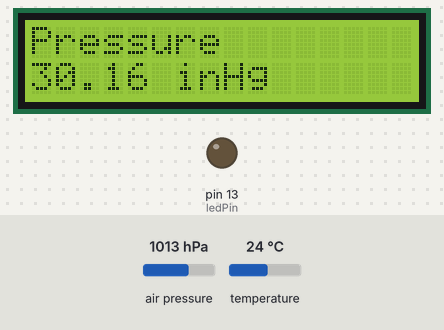
Bench run of a sketch on a simulated Arduino Uno, built with avr-gcc and run on an emulated ATmega328P. On the bench: 16×2 character LCD, output pins drawn as LEDs (lit = HIGH). The inputs (shaded band) are chosen by the test bench; at power-on: air pressure 1013 hPa, temperature 24 °C. What the sketch prints to the serial monitor is not drawn.

Above: at 3.3 s.
3.4 s: air pressure set to 952 hPa
At 6.7 s:
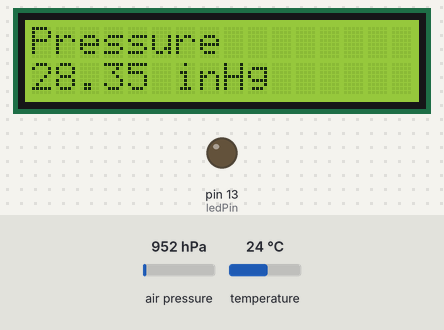
12.5 s: temperature set to 12 °C
At 17.2 s:
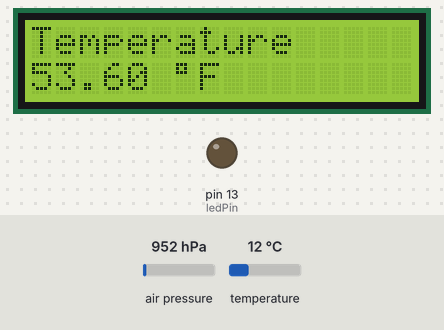
19.9 s: air pressure set to 975 hPa
At 23.0 s:
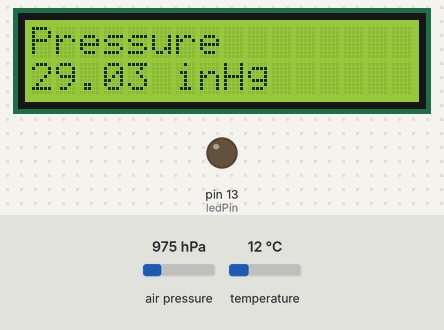
26.0 s: temperature set to 19 °C
At 30.0 s:
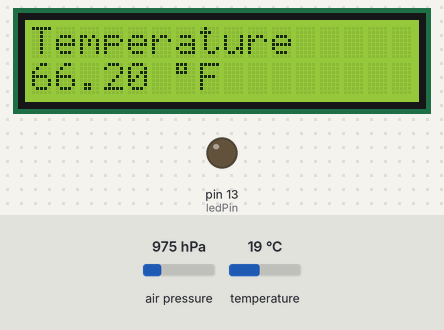
Timing chart, 0 to 31.5 s (numbered marks = the images above; inputs shaded):
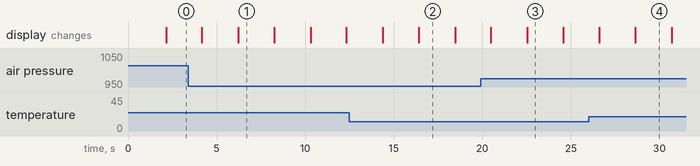

Measured:
- after the input at 3.4 s, the display: first differs from a run without the input after 2.8 s (image 1)
- after the input at 12.5 s, the display: first differs from a run without the input after 3.9 s (image 2)
- after the input at 19.9 s, the display: first differs from a run without the input after 2.6 s (image 3)
- after the input at 26.0 s, the display: first differs from a run without the input after 2.6 s (image 4)
- what the display in image 1 shows lasts 2.1 s, from 6.2 s to 8.3 s
- what the display in image 2 shows lasts 2.1 s, from 16.4 s to 18.5 s

The sketch:

BMP180_Pressure_Sensor_To_LCD_v_1-0-0.ino
```cpp
/*
  BMP180_Pressure_Sensor_To_LCD_v_1-0-0

  Version 1.0.0

  This is a simple program that reads from a BMP180 pressure
  sensor and displays the values read to an I2C LCD display.

  Reference Link For Connecting BMP180:

  https://lastminuteengineers.com/bmp180-arduino-tutorial/

  Device:     Address:
  -------     -----------
  BMP180      0x77
  I2C LCD     0x27

  2x16 LCD
  Panel
  Pin:      Connected To:

  1         GND
  2         5 VDC
  3         SDA
  4         SCL

  BMP180
  Pin:      Connected To:

  1         SDA
  2         SCL
  3         GND
  4         5 VDC

  Created:   September 4, 2024
  Modified:  September 4, 2024
  by Todd S. Canaday
  tcanaday@memphis.edu

  Arduino Compiler Version:  arduino-1.8.13

  Revision Notes:

  09/04/2024  Initial release of source code.
*/

#include <SFE_BMP180.h>
#include <LiquidCrystal_I2C.h>

#define ALTITUDE 69.0               //  altitude for Germantown TN (in meters)...
#define DEBUG true                  //  set to true for console output, false for no console output...
#define Serial if(DEBUG)Serial

/********************/
/*  CONSTRUCTORS    */
/********************/
//  initialize I2C LCD display (address = 0x27)...
LiquidCrystal_I2C lcd(0x27,16,2);
//  initialize the I2C BMP180 pressure sensor board (address = 0x77)...
SFE_BMP180 prs;

/********************/
/*  VARIABLES       */
/********************/
const int ledPin = 13;              //  on board LED...
float temperature = 0.0;            //  variable to store reading from DS18B20 sensor...
int delay_time = 2000;              //  variable to delay between readings...
float inHg_constant = 0.0295333727; //  convert pressure read as 1 Pa to inHg...
char stat;                          //  variable for SparkFun BMP180 library for status...
double T,P,p0,a;                    //  variables for SparkFun BMP180 library for temp and pressure...
int blinkDelay = 100;               //  variable to delay between LED on / off state...

void setup()
{
  lcd.init();                       //  initialize the I2C LCD...
  lcd.noBacklight();                //  disable backlight for the I2C LCD...
  lcd.clear();                      //  clear the I2C LCD...
  lcd.backlight();                  //  enable backlight for the I2C LCD...

  Serial.begin(9600);               //  start the serial port in case debug...

  pinMode(ledPin, OUTPUT);          //  Pin 13 has an LED connected...
  digitalWrite(ledPin, LOW);        //  turn the LED off...

  //pinMode(chipSelect, OUTPUT);      //  chip select on SD Card shield...

  //  display a startup message to the I2C LCD display...
  DisplayStartupMessageToLCD();
  //  delay for specified time...
  delay(delay_time);

  //  initialize the BMP180 sensor...
  if (prs.begin())
  {
    Serial.println(F("BMP180 initialized"));
  }
  else
  {
    Serial.println(F("BMP180 failed to initialize"));
    while(true)
    {
      digitalWrite(ledPin, HIGH);   //  turn the LED on...
      delay(blinkDelay);            //  delay...
      digitalWrite(ledPin, LOW);    //  turn the LED off...
      delay(blinkDelay);            //  delay...
    }
  }

  //  print program info to console if enabled...
  PrintProgramInfoToConsole();
}

void loop()
{
  //  get the pressure from the BMP180 sensor...
  //  first, per the Sparkfun Library, we must get the temperature reading
  //  before getting the pressure reading...
  stat = prs.startTemperature();

  if(stat != 0)
  {
    //  wait for the measurement to complete...
    delay(stat);

    //  read the temperature from the device...
    stat = prs.getTemperature(T);

    if(stat != 0)
    {
      //  begin reading of pressure data...
      stat = prs.startPressure(3);

      if(stat != 0)
      {
        //  wait for the measurement to complete...
        delay(stat);

        //  get the absolute pressure reading...
        stat = prs.getPressure(P,T);

        if(stat != 0)
        {
          //  get the pressure reading compensating for sea-level (altitude)...
          p0 = prs.sealevel(P,ALTITUDE)*inHg_constant;
        }
      }
    }
  }

  //  show the data on the I2C display...
  PrintDataToDisplay("Pressure",p0,"inHg",false);
  //  delay between readings from the sensor...
  delay(delay_time);

  //  show the data on the I2C display...
  PrintDataToDisplay("Temperature",((T*9/5)+32),"F",true);
  //  delay between readings from the sensor...
  delay(delay_time);

  //  if serial output debug enabled, print values to console...
  PrintReadingsToConsole();
}

/**
 * DisplayStartupMessageToLCD
 * Method used to display the startup
 * message to the I2C LCD display.
 */
void DisplayStartupMessageToLCD()
{
  //  clear the I2C LCD dsiplay...
  lcd.clear();
  //  set cursor to character 0 on line 0...
  lcd.setCursor(0,0);
  //  print message to the LCD screen...
  lcd.print("BMP180 Pressure");
  //  set cursor to character 0 on line 1...
  lcd.setCursor(0,1);
  //  print message to the LCD screen...
  lcd.print("Sensor v. 1.0.0");
}

/**
 * PrintDataToDisplay
 * Method used to print sensor value
 * to the I2C LCD display.
 */
void PrintDataToDisplay(String device, float value, String unitOfMeasure, bool isTemp)
{
  //  clear the I2C LCD dsiplay...
  lcd.clear();
  //  set cursor to character 0 on line 0...
  lcd.setCursor(0,0);
  //  print the device type to the LCD screen...
  lcd.print(device);
  //  set cursor to character 0 on line 1...
  lcd.setCursor(0,1);
  //  print the measured reading to the LCD screen...
  lcd.print(value);
  //  set cursor to character 6 on line 1...
  lcd.setCursor(6,1);

  //  if temperature, then add degree symbol...
  if(isTemp)
    lcd.print((char)223);

  //  print the measured reading to the LCD screen...
  lcd.print(unitOfMeasure);
}

/**
 * PrintProgramInfoToConsole
 * Method used to print out program
 * information to the serial port if
 * in DEBUG mode.
 */
void PrintProgramInfoToConsole()
{
  //  print program info to console...
  Serial.println(F("BMP180 Pressure Sensor"));
  Serial.println();
}

/**
 * PrintReadingsToConsole
 * Method used to print out readings from
 * the sensors to the serial port if
 * in DEBUG mode.
 */
void PrintReadingsToConsole()
{
  //  print readings to the console if enabled...
  Serial.print(F("Pressure:  "));
  Serial.print(p0);
  Serial.println(F(" inHg"));
  Serial.print(F("Temperature:  "));
  Serial.print(((T*9/5)+32));
  Serial.println(F("°F"));
}
```
